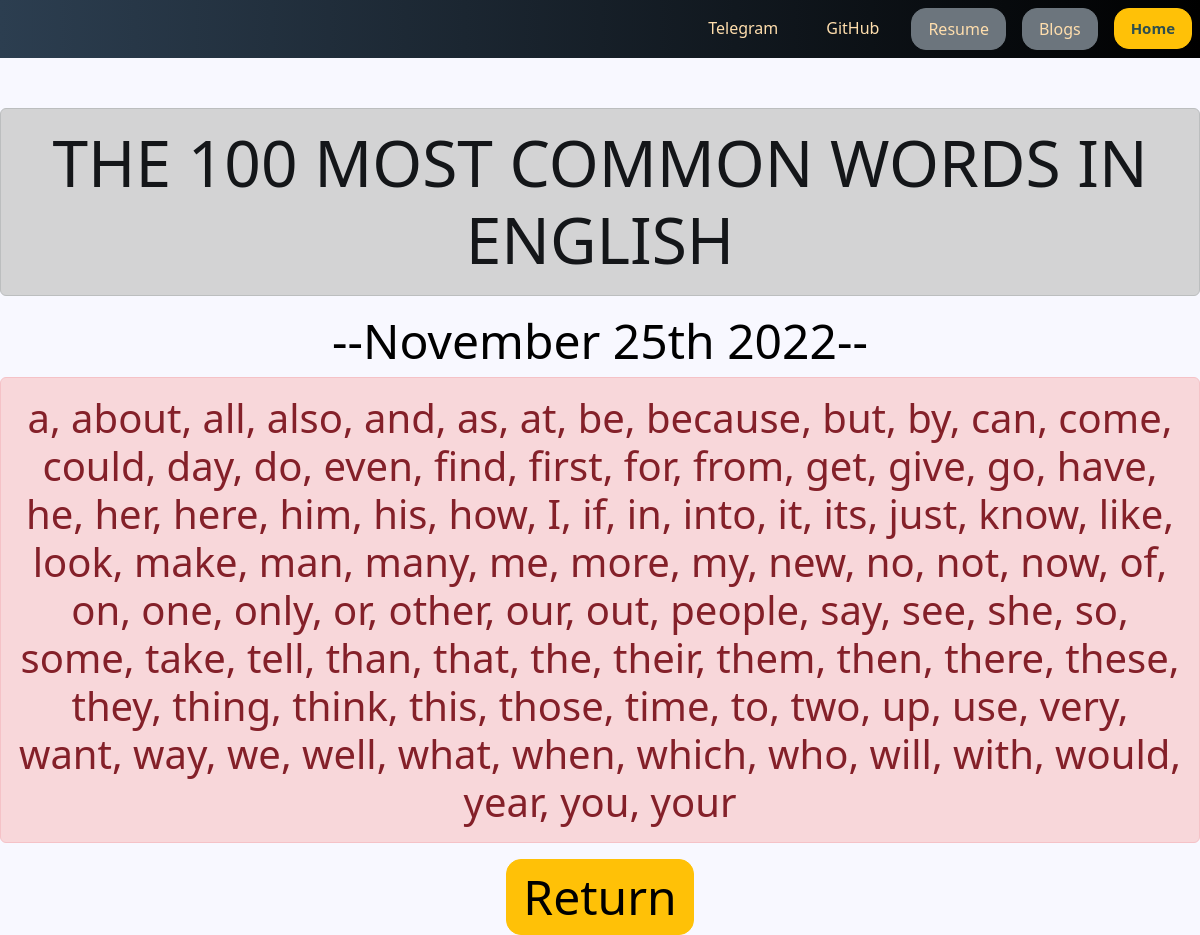
Page /blog/7/ on the committed database.
### blog/models.py (models this page shows, shortened)
class Blog(models.Model):
    title = models.CharField(max_length=100)
    date = models.DateField(auto_now=True)
    description = models.TextField(max_length=1000)

### blog/views.py (the view)
# urls.py: path('<int:blog_id>/', detail, name='detail'),
def detail(request, blog_id):
    blog = get_object_or_404(Blog, pk=blog_id)
    return render(request, 'blog/html/detail.html', {'blog': blog, 'title': f'{blog.title}'})

### blog/templates/blog/html/detail.html (shortened to what this page needs)
{% extends 'portfolio/html/base.html' %}
{% block content %}
<div class="text-center">
    <h1 class="alert alert-dark display-3">{{ blog.title | upper }}</h1>
    <h2 class="display-5">--{{ blog.date | date:'F jS Y' }}--</h2>
    <p class="display-6 alert alert-danger">{{ blog.description | safe }}</p>
    <button class="btn btn-warning btn-lg"><a class="display-5" href="{% url 'blog:all_blogs' %}">Return</a></button>
</div>
{% endblock  %}

### portfolio/templates/portfolio/html/base.html (style rules this page uses)
body { color: black; background-color: ghostwhite; background-size: cover; }
a { text-decoration: none; color: black; font-weight: bold; }
.btn { border-radius: 15px; }

### blog/templates/blog/html/detail.html (style rules this page uses)
.text-center { margin-top: 50px; }
p { padding-bottom: 30px }

### rows in the picture
Blog: title "THE 100 MOST COMMON WORDS IN ENGLISH", date "November 25th 2022", description "a, about, all, also, and, as, at, be, because, but, by, can, come, could, day, do, even, find, first, for, from, get, give, go, have, he, her, here, him, his, how, I, if, in, into, it, its, just, know, like, look, make, man, many, me, more, my, new, no, not, now, of, on, one, only, or, other, our, out, people, say, see, she, so, some, take, tell, than, that, the, their, them, then, there, these, they, thing, think, this, those, time, to, two, up, use, very, want, way, we, well, what, when, which, who, will, with, would, year, you, your"
